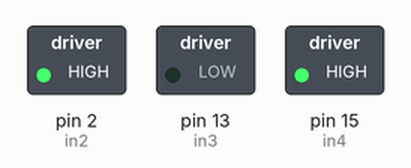
A sketch run on a simulated Arduino Uno, built with avr-gcc and run on an emulated ATmega328P. Shown: switched loads named in the sketch (green lamp = pin HIGH). Dashed ring = blinking.

Above: at 0.7 s.
Timing chart, 0 to 4.0 s (numbered marks = the images above):
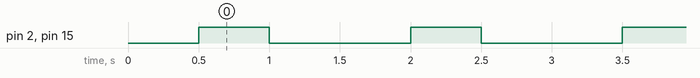

Measured:
- by itself, pin 2 (in2), pin 15 (in4): alternates HIGH for 0.50 s and LOW for 1.0 s

The sketch:

test_motor.ino
```cpp
#define in1  0          // L298N in1 motors Right           GPIO15(D8)
#define in2  2          // L298N in2 motors Right           GPIO13(D7)
#define in3  13          // L298N in3 motors Left            GPIO2(D4)
#define in4  15

int Speed = 160; // Write The Duty Cycle 0 to 255 Enable for Motor Speed

void setup() { // put your setup code here, to run once

  Serial.begin(9600); // start serial communication at 9600bps

  pinMode(in1, OUTPUT); // declare as output for L298 Pin in1
  pinMode(in2, OUTPUT); // declare as output for L298 Pin in2
  pinMode(in3, OUTPUT); // declare as output for L298 Pin in3
  pinMode(in4, OUTPUT); // declare as output for L298 Pin in4

  delay(500);
}

void loop() {
  forword();
  delay(500);
  Stop();
  delay(1000);
}

void forword() { //forword
  digitalWrite(in1, LOW); //Right Motor forword Pin
  digitalWrite(in2, HIGH);  //Right Motor backword Pin
  digitalWrite(in3, LOW);  //Left Motor backword Pin
  digitalWrite(in4, HIGH); //Left Motor forword Pin
}

void backword() { //backword
  digitalWrite(in1, LOW);  //Right Motor forword Pin
  digitalWrite(in2, HIGH); //Right Motor backword Pin
  digitalWrite(in3, HIGH); //Left Motor backword Pin
  digitalWrite(in4, LOW);  //Left Motor forword Pin
}

void turnRight() { //turnRight
  digitalWrite(in1, LOW);  //Right Motor forword Pin
  digitalWrite(in2, HIGH); //Right Motor backword Pin
  digitalWrite(in3, LOW);  //Left Motor backword Pin
  digitalWrite(in4, HIGH); //Left Motor forword Pin
}

void turnLeft() { //turnLeft
  digitalWrite(in1, HIGH); //Right Motor forword Pin
  digitalWrite(in2, LOW);  //Right Motor backword Pin
  digitalWrite(in3, HIGH); //Left Motor backword Pin
  digitalWrite(in4, LOW);  //Left Motor forword Pin
}

void Stop() { //stop
  digitalWrite(in1, LOW); //Right Motor forword Pin
  digitalWrite(in2, LOW); //Right Motor backword Pin
  digitalWrite(in3, LOW); //Left Motor backword Pin
  digitalWrite(in4, LOW); //Left Motor forword Pin
}
```
